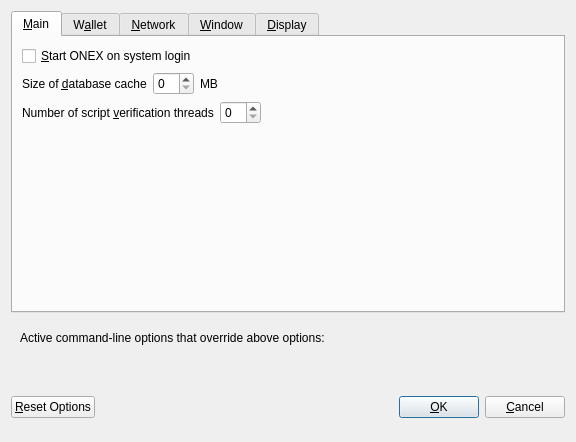
<?xml version="1.0" encoding="UTF-8"?>
<ui version="4.0">
 <class>OptionsDialog</class>
 <widget class="QDialog" name="OptionsDialog">
  <property name="geometry">
   <rect>
    <x>0</x>
    <y>0</y>
    <width>576</width>
    <height>442</height>
   </rect>
  </property>
  <property name="windowTitle">
   <string>Options</string>
  </property>
  <property name="modal">
   <bool>true</bool>
  </property>
  <layout class="QVBoxLayout" name="verticalLayout">
   <item>
    <widget class="QTabWidget" name="tabWidget">
     <property name="currentIndex">
      <number>0</number>
     </property>
     <widget class="QWidget" name="tabMain">
      <attribute name="title">
       <string>&amp;Main</string>
      </attribute>
      <layout class="QVBoxLayout" name="verticalLayout_Main">
       <item>
        <widget class="QCheckBox" name="bitcoinAtStartup">
         <property name="toolTip">
          <string>Automatically start ONEX after logging in to the system.</string>
         </property>
         <property name="text">
          <string>&amp;Start ONEX on system login</string>
         </property>
        </widget>
       </item>
       <item>
        <layout class="QHBoxLayout" name="horizontalLayout_2_Main">
         <item>
          <widget class="QLabel" name="databaseCacheLabel">
           <property name="text">
            <string>Size of &amp;database cache</string>
           </property>
           <property name="textFormat">
            <enum>Qt::PlainText</enum>
           </property>
           <property name="buddy">
            <cstring>databaseCache</cstring>
           </property>
          </widget>
         </item>
         <item>
          <widget class="QSpinBox" name="databaseCache"/>
         </item>
         <item>
          <widget class="QLabel" name="databaseCacheUnitLabel">
           <property name="text">
            <string>MB</string>
           </property>
           <property name="textFormat">
            <enum>Qt::PlainText</enum>
           </property>
          </widget>
         </item>
         <item>
          <spacer name="horizontalSpacer_2_Main">
           <property name="orientation">
            <enum>Qt::Horizontal</enum>
           </property>
           <property name="sizeHint" stdset="0">
            <size>
             <width>40</width>
             <height>20</height>
            </size>
           </property>
          </spacer>
         </item>
        </layout>
       </item>
       <item>
        <layout class="QHBoxLayout" name="horizontalLayout_3_Main">
         <item>
          <widget class="QLabel" name="threadsScriptVerifLabel">
           <property name="text">
            <string>Number of script &amp;verification threads</string>
           </property>
           <property name="textFormat">
            <enum>Qt::PlainText</enum>
           </property>
           <property name="buddy">
            <cstring>threadsScriptVerif</cstring>
           </property>
          </widget>
         </item>
         <item>
          <widget class="QSpinBox" name="threadsScriptVerif">
           <property name="toolTip">
            <string>(0 = auto, &lt;0 = leave that many cores free)</string>
           </property>
          </widget>
         </item>
         <item>
          <spacer name="horizontalSpacer_3_Main">
           <property name="orientation">
            <enum>Qt::Horizontal</enum>
           </property>
           <property name="sizeHint" stdset="0">
            <size>
             <width>40</width>
             <height>20</height>
            </size>
           </property>
          </spacer>
         </item>
        </layout>
       </item>
       <item>
        <spacer name="verticalSpacer_2">
         <property name="orientation">
          <enum>Qt::Vertical</enum>
         </property>
         <property name="sizeHint" stdset="0">
          <size>
           <width>20</width>
           <height>40</height>
          </size>
         </property>
        </spacer>
       </item>
      </layout>
     </widget>
     <widget class="QWidget" name="tabWallet">
      <attribute name="title">
       <string>W&amp;allet</string>
      </attribute>
      <layout class="QVBoxLayout" name="verticalLayout_Wallet">
       <item>
        <layout class="QHBoxLayout" name="horizontalLayout_2_Wallet">
         <item>
          <widget class="QLabel" name="labelStakeSplitThresholdText">
           <property name="text">
            <string>Stake split threshold:</string>
           </property>
          </widget>
         </item>
         <item>
          <widget class="QSpinBox" name="spinBoxStakeSplitThreshold">
           <property name="minimum">
            <number>1</number>
           </property>
           <property name="maximum">
            <number>999999</number>
           </property>
          </widget>
         </item>
        </layout>
       </item>
       <item>
        <widget class="QGroupBox" name="groupBox">
         <property name="title">
          <string>Expert</string>
         </property>
         <layout class="QVBoxLayout" name="verticalLayout_2">
          <item>
           <widget class="QCheckBox" name="coinControlFeatures">
            <property name="toolTip">
             <string>Whether to show coin control features or not.</string>
            </property>
            <property name="text">
             <string>Enable coin &amp;control features</string>
            </property>
           </widget>
          </item>
          <item>
           <widget class="QCheckBox" name="showMasternodesTab">
            <property name="toolTip">
             <string>Show additional tab listing all your masternodes in first sub-tab&lt;br/&gt;and all masternodes on the network in second sub-tab.</string>
            </property>
            <property name="text">
             <string>Show Masternodes Tab</string>
            </property>
           </widget>
          </item>
          <item>
           <widget class="QCheckBox" name="spendZeroConfChange">
            <property name="toolTip">
             <string>If you disable the spending of unconfirmed change, the change from a transaction&lt;br/&gt;cannot be used until that transaction has at least one confirmation.&lt;br/&gt;This also affects how your balance is computed.</string>
            </property>
            <property name="text">
             <string>&amp;Spend unconfirmed change</string>
            </property>
           </widget>
          </item>
         </layout>
        </widget>
       </item>
       <item>
        <spacer name="verticalSpacer_Wallet">
         <property name="orientation">
          <enum>Qt::Vertical</enum>
         </property>
         <property name="sizeHint" stdset="0">
          <size>
           <width>20</width>
           <height>40</height>
          </size>
         </property>
        </spacer>
       </item>
      </layout>
     </widget>
     <widget class="QWidget" name="tabNetwork">
      <attribute name="title">
       <string>&amp;Network</string>
      </attribute>
      <layout class="QVBoxLayout" name="verticalLayout_Network">
       <item>
        <widget class="QCheckBox" name="mapPortUpnp">
         <property name="toolTip">
          <string>Automatically open the ONEX client port on the router. This only works when your router supports UPnP and it is enabled.</string>
         </property>
         <property name="text">
          <string>Map port using &amp;UPnP</string>
         </property>
        </widget>
       </item>
       <item>
        <widget class="QCheckBox" name="allowIncoming">
         <property name="toolTip">
          <string>Accept connections from outside</string>
         </property>
         <property name="text">
          <string>Allow incoming connections</string>
         </property>
        </widget>
       </item>
       <item>
        <widget class="QCheckBox" name="connectSocks">
         <property name="toolTip">
          <string>Connect to the ONEX network through a SOCKS5 proxy.</string>
         </property>
         <property name="text">
          <string>&amp;Connect through SOCKS5 proxy (default proxy):</string>
         </property>
        </widget>
       </item>
       <item>
        <layout class="QHBoxLayout" name="horizontalLayout_1_Network">
         <item>
          <widget class="QLabel" name="proxyIpLabel">
           <property name="text">
            <string>Proxy &amp;IP:</string>
           </property>
           <property name="textFormat">
            <enum>Qt::PlainText</enum>
           </property>
           <property name="buddy">
            <cstring>proxyIp</cstring>
           </property>
          </widget>
         </item>
         <item>
          <widget class="QValidatedLineEdit" name="proxyIp">
           <property name="minimumSize">
            <size>
             <width>140</width>
             <height>0</height>
            </size>
           </property>
           <property name="maximumSize">
            <size>
             <width>140</width>
             <height>16777215</height>
            </size>
           </property>
           <property name="toolTip">
            <string>IP address of the proxy (e.g. IPv4: 127.0.0.1 / IPv6: ::1)</string>
           </property>
          </widget>
         </item>
         <item>
          <widget class="QLabel" name="proxyPortLabel">
           <property name="text">
            <string>&amp;Port:</string>
           </property>
           <property name="textFormat">
            <enum>Qt::PlainText</enum>
           </property>
           <property name="buddy">
            <cstring>proxyPort</cstring>
           </property>
          </widget>
         </item>
         <item>
          <widget class="QLineEdit" name="proxyPort">
           <property name="minimumSize">
            <size>
             <width>55</width>
             <height>0</height>
            </size>
           </property>
           <property name="maximumSize">
            <size>
             <width>55</width>
             <height>16777215</height>
            </size>
           </property>
           <property name="toolTip">
            <string>Port of the proxy (e.g. 9050)</string>
           </property>
          </widget>
         </item>
         <item>
          <spacer name="horizontalSpacer_1_Network">
           <property name="orientation">
            <enum>Qt::Horizontal</enum>
           </property>
           <property name="sizeHint" stdset="0">
            <size>
             <width>40</width>
             <height>20</height>
            </size>
           </property>
          </spacer>
         </item>
        </layout>
       </item>
       <item>
        <spacer name="verticalSpacer_Network">
         <property name="orientation">
          <enum>Qt::Vertical</enum>
         </property>
         <property name="sizeHint" stdset="0">
          <size>
           <width>20</width>
           <height>40</height>
          </size>
         </property>
        </spacer>
       </item>
      </layout>
     </widget>
     <widget class="QWidget" name="tabWindow">
      <attribute name="title">
       <string>&amp;Window</string>
      </attribute>
      <layout class="QVBoxLayout" name="verticalLayout_Window">
       <item>
        <widget class="QCheckBox" name="minimizeToTray">
         <property name="toolTip">
          <string>Show only a tray icon after minimizing the window.</string>
         </property>
         <property name="text">
          <string>&amp;Minimize to the tray instead of the taskbar</string>
         </property>
        </widget>
       </item>
       <item>
        <widget class="QCheckBox" name="minimizeOnClose">
         <property name="toolTip">
          <string>Minimize instead of exit the application when the window is closed. When this option is enabled, the application will be closed only after selecting Quit in the menu.</string>
         </property>
         <property name="text">
          <string>M&amp;inimize on close</string>
         </property>
        </widget>
       </item>
       <item>
        <spacer name="verticalSpacer_Window">
         <property name="orientation">
          <enum>Qt::Vertical</enum>
         </property>
         <property name="sizeHint" stdset="0">
          <size>
           <width>20</width>
           <height>40</height>
          </size>
         </property>
        </spacer>
       </item>
      </layout>
     </widget>
     <widget class="QWidget" name="tabDisplay">
      <attribute name="title">
       <string>&amp;Display</string>
      </attribute>
      <layout class="QVBoxLayout" name="verticalLayout_Display">
       <item>
        <layout class="QHBoxLayout" name="horizontalLayout_1_Display">
         <item>
          <widget class="QLabel" name="langLabel">
           <property name="text">
            <string>User Interface &amp;language:</string>
           </property>
           <property name="textFormat">
            <enum>Qt::PlainText</enum>
           </property>
           <property name="buddy">
            <cstring>lang</cstring>
           </property>
          </widget>
         </item>
         <item>
          <widget class="QValueComboBox" name="lang">
           <property name="toolTip">
            <string>The user interface language can be set here. This setting will take effect after restarting ONEX.</string>
           </property>
          </widget>
         </item>
        </layout>
       </item>
       <item>
        <widget class="Line" name="line">
         <property name="orientation">
          <enum>Qt::Horizontal</enum>
         </property>
        </widget>
       </item>
       <item>
        <layout class="QHBoxLayout" name="horizontalLayout_2_Display">
         <item>
          <widget class="QLabel" name="unitLabel">
           <property name="text">
            <string>&amp;Unit to show amounts in:</string>
           </property>
           <property name="textFormat">
            <enum>Qt::PlainText</enum>
           </property>
           <property name="buddy">
            <cstring>unit</cstring>
           </property>
          </widget>
         </item>
         <item>
          <widget class="QValueComboBox" name="unit">
           <property name="toolTip">
            <string>Choose the default subdivision unit to show in the interface and when sending coins.</string>
           </property>
          </widget>
         </item>
        </layout>
       </item>
       <item>
        <layout class="QHBoxLayout" name="horizontalLayout_5_Display">
         <item>
          <widget class="QLabel" name="digitsLabel">
           <property name="text">
            <string>Decimal digits</string>
           </property>
          </widget>
         </item>
         <item>
          <widget class="QValueComboBox" name="digits"/>
         </item>
        </layout>
       </item>
       <item>
        <layout class="QHBoxLayout" name="horizontalLayout_3_Display">
         <item>
          <widget class="QLabel" name="thirdPartyTxUrlsLabel">
           <property name="toolTip">
            <string>Third party URLs (e.g. a block explorer) that appear in the transactions tab as context menu items. %s in the URL is replaced by transaction hash. Multiple URLs are separated by vertical bar |.</string>
           </property>
           <property name="text">
            <string>Third party transaction URLs</string>
           </property>
           <property name="buddy">
            <cstring>thirdPartyTxUrls</cstring>
           </property>
          </widget>
         </item>
         <item>
          <widget class="QLineEdit" name="thirdPartyTxUrls">
           <property name="toolTip">
            <string>Third party URLs (e.g. a block explorer) that appear in the transactions tab as context menu items. %s in the URL is replaced by transaction hash. Multiple URLs are separated by vertical bar |.</string>
           </property>
          </widget>
         </item>
        </layout>
       </item>
       <item>
        <spacer name="verticalSpacer">
         <property name="orientation">
          <enum>Qt::Vertical</enum>
         </property>
         <property name="sizeHint" stdset="0">
          <size>
           <width>20</width>
           <height>40</height>
          </size>
         </property>
        </spacer>
       </item>
      </layout>
     </widget>
    </widget>
   </item>
   <item>
    <widget class="QFrame" name="frame">
     <layout class="QVBoxLayout" name="verticalLayout_Bottom">
      <item>
       <layout class="QHBoxLayout" name="horizontalLayout_Bottom">
        <item>
         <widget class="QLabel" name="overriddenByCommandLineInfoLabel">
          <property name="text">
           <string>Active command-line options that override above options:</string>
          </property>
          <property name="textFormat">
           <enum>Qt::PlainText</enum>
          </property>
         </widget>
        </item>
        <item>
         <spacer name="horizontalSpacer_Bottom">
          <property name="orientation">
           <enum>Qt::Horizontal</enum>
          </property>
          <property name="sizeHint" stdset="0">
           <size>
            <width>40</width>
            <height>20</height>
           </size>
          </property>
         </spacer>
        </item>
       </layout>
      </item>
      <item>
       <widget class="QLabel" name="overriddenByCommandLineLabel">
        <property name="text">
         <string/>
        </property>
        <property name="textFormat">
         <enum>Qt::PlainText</enum>
        </property>
        <property name="wordWrap">
         <bool>true</bool>
        </property>
       </widget>
      </item>
     </layout>
    </widget>
   </item>
   <item>
    <layout class="QHBoxLayout" name="horizontalLayout_Buttons">
     <item>
      <widget class="QPushButton" name="resetButton">
       <property name="toolTip">
        <string>Reset all client options to default.</string>
       </property>
       <property name="text">
        <string>&amp;Reset Options</string>
       </property>
       <property name="autoDefault">
        <bool>false</bool>
       </property>
      </widget>
     </item>
     <item>
      <spacer name="horizontalSpacer_1">
       <property name="orientation">
        <enum>Qt::Horizontal</enum>
       </property>
       <property name="sizeHint" stdset="0">
        <size>
         <width>40</width>
         <height>48</height>
        </size>
       </property>
      </spacer>
     </item>
     <item>
      <widget class="QLabel" name="statusLabel">
       <property name="minimumSize">
        <size>
         <width>200</width>
         <height>0</height>
        </size>
       </property>
       <property name="font">
        <font>
         <weight>75</weight>
         <bold>true</bold>
        </font>
       </property>
       <property name="text">
        <string/>
       </property>
       <property name="textFormat">
        <enum>Qt::PlainText</enum>
       </property>
       <property name="wordWrap">
        <bool>true</bool>
       </property>
      </widget>
     </item>
     <item>
      <spacer name="horizontalSpacer_2">
       <property name="orientation">
        <enum>Qt::Horizontal</enum>
       </property>
       <property name="sizeHint" stdset="0">
        <size>
         <width>40</width>
         <height>48</height>
        </size>
       </property>
      </spacer>
     </item>
     <item>
      <widget class="QPushButton" name="okButton">
       <property name="text">
        <string>&amp;OK</string>
       </property>
       <property name="autoDefault">
        <bool>false</bool>
       </property>
       <property name="default">
        <bool>true</bool>
       </property>
      </widget>
     </item>
     <item>
      <widget class="QPushButton" name="cancelButton">
       <property name="text">
        <string>&amp;Cancel</string>
       </property>
       <property name="autoDefault">
        <bool>false</bool>
       </property>
      </widget>
     </item>
    </layout>
   </item>
  </layout>
 </widget>
 <customwidgets>
  <customwidget>
   <class>QValidatedLineEdit</class>
   <extends>QLineEdit</extends>
   <header>qvalidatedlineedit.h</header>
  </customwidget>
  <customwidget>
   <class>QValueComboBox</class>
   <extends>QComboBox</extends>
   <header>qvaluecombobox.h</header>
  </customwidget>
 </customwidgets>
 <resources/>
 <connections/>
</ui>
